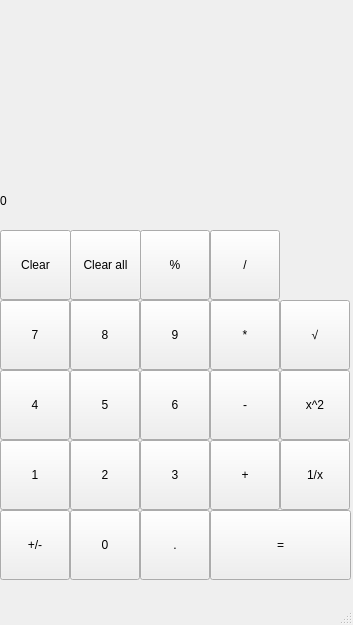
<?xml version="1.0" encoding="UTF-8"?>
<ui version="4.0">
 <class>MainWindow</class>
 <widget class="QMainWindow" name="MainWindow">
  <property name="geometry">
   <rect>
    <x>0</x>
    <y>0</y>
    <width>353</width>
    <height>625</height>
   </rect>
  </property>
  <property name="windowTitle">
   <string>MainWindow</string>
  </property>
  <widget class="QWidget" name="centralwidget">
   <widget class="QPushButton" name="pushButton_7">
    <property name="geometry">
     <rect>
      <x>0</x>
      <y>300</y>
      <width>70</width>
      <height>70</height>
     </rect>
    </property>
    <property name="text">
     <string>7</string>
    </property>
   </widget>
   <widget class="QPushButton" name="pushButton_4">
    <property name="geometry">
     <rect>
      <x>0</x>
      <y>370</y>
      <width>70</width>
      <height>70</height>
     </rect>
    </property>
    <property name="text">
     <string>4</string>
    </property>
   </widget>
   <widget class="QPushButton" name="pushButton_1">
    <property name="geometry">
     <rect>
      <x>0</x>
      <y>440</y>
      <width>70</width>
      <height>70</height>
     </rect>
    </property>
    <property name="text">
     <string>1</string>
    </property>
   </widget>
   <widget class="QPushButton" name="pushButton_reverse">
    <property name="geometry">
     <rect>
      <x>0</x>
      <y>510</y>
      <width>70</width>
      <height>70</height>
     </rect>
    </property>
    <property name="text">
     <string>+/-</string>
    </property>
   </widget>
   <widget class="QPushButton" name="pushButton_clear">
    <property name="geometry">
     <rect>
      <x>0</x>
      <y>230</y>
      <width>71</width>
      <height>70</height>
     </rect>
    </property>
    <property name="text">
     <string>Clear</string>
    </property>
   </widget>
   <widget class="QPushButton" name="pushButton_8">
    <property name="geometry">
     <rect>
      <x>70</x>
      <y>300</y>
      <width>70</width>
      <height>70</height>
     </rect>
    </property>
    <property name="text">
     <string>8</string>
    </property>
   </widget>
   <widget class="QPushButton" name="pushButton_5">
    <property name="geometry">
     <rect>
      <x>70</x>
      <y>370</y>
      <width>70</width>
      <height>70</height>
     </rect>
    </property>
    <property name="text">
     <string>5</string>
    </property>
   </widget>
   <widget class="QPushButton" name="pushButton_2">
    <property name="geometry">
     <rect>
      <x>70</x>
      <y>440</y>
      <width>70</width>
      <height>70</height>
     </rect>
    </property>
    <property name="text">
     <string>2</string>
    </property>
   </widget>
   <widget class="QPushButton" name="pushButton_0">
    <property name="geometry">
     <rect>
      <x>70</x>
      <y>510</y>
      <width>70</width>
      <height>70</height>
     </rect>
    </property>
    <property name="text">
     <string>0</string>
    </property>
   </widget>
   <widget class="QPushButton" name="pushButton_9">
    <property name="geometry">
     <rect>
      <x>140</x>
      <y>300</y>
      <width>70</width>
      <height>70</height>
     </rect>
    </property>
    <property name="text">
     <string>9</string>
    </property>
   </widget>
   <widget class="QPushButton" name="pushButton_6">
    <property name="geometry">
     <rect>
      <x>140</x>
      <y>370</y>
      <width>70</width>
      <height>70</height>
     </rect>
    </property>
    <property name="text">
     <string>6</string>
    </property>
   </widget>
   <widget class="QPushButton" name="pushButton_3">
    <property name="geometry">
     <rect>
      <x>140</x>
      <y>440</y>
      <width>70</width>
      <height>70</height>
     </rect>
    </property>
    <property name="text">
     <string>3</string>
    </property>
   </widget>
   <widget class="QPushButton" name="pushButton_dot">
    <property name="geometry">
     <rect>
      <x>140</x>
      <y>510</y>
      <width>70</width>
      <height>70</height>
     </rect>
    </property>
    <property name="text">
     <string>.</string>
    </property>
   </widget>
   <widget class="QPushButton" name="pushButton_percent">
    <property name="geometry">
     <rect>
      <x>140</x>
      <y>230</y>
      <width>70</width>
      <height>70</height>
     </rect>
    </property>
    <property name="text">
     <string>%</string>
    </property>
   </widget>
   <widget class="QPushButton" name="pushButton_division">
    <property name="geometry">
     <rect>
      <x>210</x>
      <y>230</y>
      <width>70</width>
      <height>70</height>
     </rect>
    </property>
    <property name="text">
     <string>/</string>
    </property>
   </widget>
   <widget class="QPushButton" name="pushButton_multiply">
    <property name="geometry">
     <rect>
      <x>210</x>
      <y>300</y>
      <width>70</width>
      <height>70</height>
     </rect>
    </property>
    <property name="text">
     <string>*</string>
    </property>
   </widget>
   <widget class="QPushButton" name="pushButton_minus">
    <property name="geometry">
     <rect>
      <x>210</x>
      <y>370</y>
      <width>70</width>
      <height>70</height>
     </rect>
    </property>
    <property name="text">
     <string>-</string>
    </property>
   </widget>
   <widget class="QPushButton" name="pushButton_pluse">
    <property name="geometry">
     <rect>
      <x>210</x>
      <y>440</y>
      <width>70</width>
      <height>70</height>
     </rect>
    </property>
    <property name="text">
     <string>+</string>
    </property>
   </widget>
   <widget class="QPushButton" name="pushButton_equally">
    <property name="geometry">
     <rect>
      <x>210</x>
      <y>510</y>
      <width>141</width>
      <height>70</height>
     </rect>
    </property>
    <property name="text">
     <string>=</string>
    </property>
   </widget>
   <widget class="QLabel" name="label_result">
    <property name="geometry">
     <rect>
      <x>0</x>
      <y>170</y>
      <width>281</width>
      <height>61</height>
     </rect>
    </property>
    <property name="styleSheet">
     <string notr="true">QLabel {
qproperty-alignment: 'AlignVCenter | AlignRight';
}</string>
    </property>
    <property name="text">
     <string>0</string>
    </property>
   </widget>
   <widget class="QLabel" name="label_operation">
    <property name="geometry">
     <rect>
      <x>0</x>
      <y>110</y>
      <width>281</width>
      <height>51</height>
     </rect>
    </property>
    <property name="styleSheet">
     <string notr="true">QLabel {
qproperty-alignment: 'AlignVCenter | AlignRight';
}</string>
    </property>
    <property name="text">
     <string/>
    </property>
   </widget>
   <widget class="QLabel" name="label_previous">
    <property name="geometry">
     <rect>
      <x>0</x>
      <y>30</y>
      <width>281</width>
      <height>61</height>
     </rect>
    </property>
    <property name="styleSheet">
     <string notr="true">QLabel {
qproperty-alignment: 'AlignVCenter | AlignRight';
}</string>
    </property>
    <property name="text">
     <string/>
    </property>
   </widget>
   <widget class="QPushButton" name="pushButton_clear_all">
    <property name="geometry">
     <rect>
      <x>70</x>
      <y>230</y>
      <width>71</width>
      <height>70</height>
     </rect>
    </property>
    <property name="text">
     <string>Clear all</string>
    </property>
   </widget>
   <widget class="QPushButton" name="pushButton_unar_division">
    <property name="geometry">
     <rect>
      <x>280</x>
      <y>440</y>
      <width>70</width>
      <height>70</height>
     </rect>
    </property>
    <property name="text">
     <string>1/x</string>
    </property>
   </widget>
   <widget class="QPushButton" name="pushButton_square">
    <property name="geometry">
     <rect>
      <x>280</x>
      <y>370</y>
      <width>70</width>
      <height>70</height>
     </rect>
    </property>
    <property name="text">
     <string>х^2</string>
    </property>
   </widget>
   <widget class="QPushButton" name="pushButton_radical">
    <property name="geometry">
     <rect>
      <x>280</x>
      <y>300</y>
      <width>70</width>
      <height>70</height>
     </rect>
    </property>
    <property name="text">
     <string>√</string>
    </property>
   </widget>
  </widget>
  <widget class="QMenuBar" name="menubar">
   <property name="geometry">
    <rect>
     <x>0</x>
     <y>0</y>
     <width>353</width>
     <height>20</height>
    </rect>
   </property>
  </widget>
  <widget class="QStatusBar" name="statusbar"/>
 </widget>
 <resources/>
 <connections/>
</ui>
